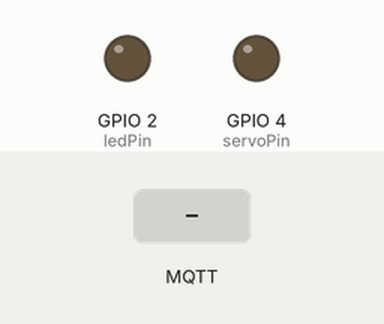
The sketch below on a simulated ESP32. Shown: output pins drawn as LEDs (lit = HIGH). The inputs (shaded band) are chosen by the test bench. WiFi joins after 1.5 s; servers stay silent unless stated; no MQTT or app messages arrive unless stated; what the sketch prints to the serial monitor is not drawn.

Above: at 2.7 s.
2.8 s: MQTT message "5" arrives on the first subscribed topic
At 3.55 s:
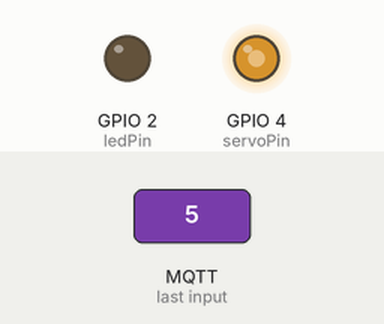
5.8 s: MQTT message "90" arrives on the first subscribed topic
At 6.25 s:
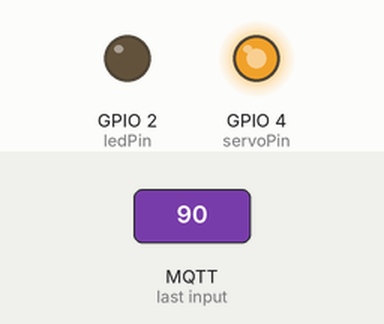
At 7.16 s:
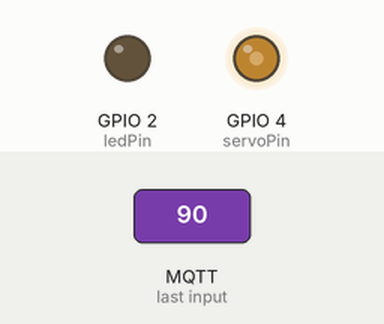
Timing chart, 0 to 9.5 s (numbered marks = the images above; inputs shaded):
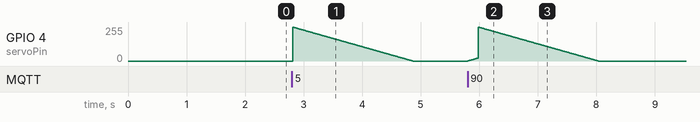

The sketch:

raspToEsp_Servo.ino
```cpp
#include <WiFi.h>
#include <PubSubClient.h>

int msgInt=0;

//#define pinLED1 2  //GP2 ESP-01
const int ledPin = 2;
int servoPin = 4;

//WiFi
const char* SSID = "ssid";                // SSID / nome da rede WiFi que deseja se conectar
const char* PASSWORD = "senha";   // Senha da rede WiFi que deseja se conectar
WiFiClient wifiClient;

//MQTT Server
const char* BROKER_MQTT = "192.168.15.7"; //URL do broker MQTT que se deseja utilizar
int BROKER_PORT = 1883;                      // Porta do Broker MQTT

#define ID_MQTT  "esp02"             //Informe um ID unico e seu. Caso sejam usados IDs repetidos a ultima conexão irá sobrepor a anterior.
#define TOPIC_SUBSCRIBE "esp/atuador"   //Informe um Tópico único. Caso sejam usados tópicos em duplicidade, o último irá eliminar o anterior.
PubSubClient MQTT(wifiClient);        // Instancia o Cliente MQTT passando o objeto espClient

//Declaração das Funções
void mantemConexoes();  //Garante que as conexoes com WiFi e MQTT Broker se mantenham ativas
void conectaWiFi();     //Faz conexão com WiFi
void conectaMQTT();     //Faz conexão com Broker MQTT
void recebePacote(char* topic, byte* payload, unsigned int length);

void setup() {
  pinMode(ledPin, OUTPUT);
  ledcAttachPin(servoPin, 0);//Atribuimos o pino 4 ao canal 0.
  ledcSetup(0, 1000, 10);//Atribuimos ao canal 0 a frequencia de 1000Hz com resolucao de 10bits.
  Serial.begin(115200);

  conectaWiFi();
  MQTT.setServer(BROKER_MQTT, BROKER_PORT);
  MQTT.setCallback(recebePacote);
}

void loop() {
  mantemConexoes();
  MQTT.loop();
}

void mantemConexoes() {
    if (!MQTT.connected()) {
       conectaMQTT();
    }

    conectaWiFi(); //se não há conexão com o WiFI, a conexão é refeita
}

void conectaWiFi() {

  if (WiFi.status() == WL_CONNECTED) {
     return;
  }

  Serial.print("Conectando-se na rede: ");
  Serial.print(SSID);
  Serial.println("  Aguarde!");

  WiFi.begin(SSID, PASSWORD); // Conecta na rede WI-FI
  while (WiFi.status() != WL_CONNECTED) {
      delay(100);
      Serial.print(".");
  }

  Serial.println();
  Serial.print("Conectado com sucesso, na rede: ");
  Serial.print(SSID);
  Serial.print("  IP obtido: ");
  Serial.println(WiFi.localIP());
}

void conectaMQTT() {
    while (!MQTT.connected()) {
        Serial.print("Conectando ao Broker MQTT: ");
        Serial.println(BROKER_MQTT);
        if (MQTT.connect(ID_MQTT)) {
            Serial.println("Conectado ao Broker com sucesso!");
            MQTT.subscribe(TOPIC_SUBSCRIBE);
        }
        else {
            Serial.println("Noo foi possivel se conectar ao broker.");
            Serial.println("Nova tentatica de conexao em 10s");
            delay(10000);
        }
    }
}

void recebePacote(char* topic, byte* payload, unsigned int length)
{
    String msg;

    //obtem a string do payload recebido
    for(int i = 0; i < length; i++)
    {
       char c = (char)payload[i];
       msg += c;
    }


       for (int i = 0; i < msg.toInt(); i++)
       {
          ledcWrite(0, i);//Escrevemos no canal 0, o duty cycle "i".
          delay(2);
       }
       for (int i = 1023; i > 0; i--)
       {
          ledcWrite(0, i);
          delay(2);
        }


    }
```

Measured:
- after the input at 5.8 s, GPIO 4 (servoPin): rises from 0/255 to 254/255 in 0.18 s, then falls to 0/255 in 2.0 s
